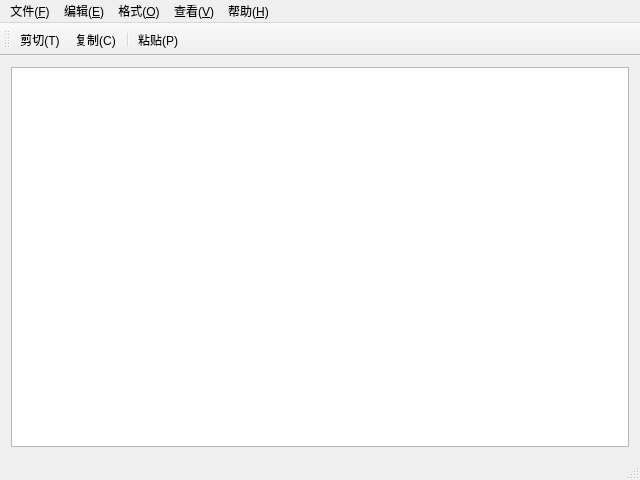
<?xml version="1.0" encoding="UTF-8"?>
<ui version="4.0">
 <class>MainWindow</class>
 <widget class="QMainWindow" name="MainWindow">
  <property name="geometry">
   <rect>
    <x>0</x>
    <y>0</y>
    <width>640</width>
    <height>480</height>
   </rect>
  </property>
  <property name="windowTitle">
   <string>MainWindow</string>
  </property>
  <property name="windowIcon">
   <iconset resource="res.qrc">
    <normaloff>:/new/img/images/butterfly.ico</normaloff>:/new/img/images/butterfly.ico</iconset>
  </property>
  <widget class="QWidget" name="centralWidget">
   <layout class="QGridLayout" name="gridLayout">
    <item row="0" column="0">
     <widget class="QTextEdit" name="textEdit">
      <property name="styleSheet">
       <string notr="true">border-image: url(:/new/img/images/back.jpg);
color: rgb(255, 0, 255);
font: 14pt &quot;华文中宋&quot;;</string>
      </property>
     </widget>
    </item>
   </layout>
  </widget>
  <widget class="QMenuBar" name="menuBar">
   <property name="geometry">
    <rect>
     <x>0</x>
     <y>0</y>
     <width>640</width>
     <height>23</height>
    </rect>
   </property>
   <widget class="QMenu" name="menu_E">
    <property name="title">
     <string>编辑(&amp;E)</string>
    </property>
    <addaction name="actionUndo"/>
    <addaction name="actionRedo"/>
    <addaction name="separator"/>
    <addaction name="actionCut"/>
    <addaction name="actionCopy"/>
    <addaction name="actionPaste"/>
    <addaction name="actionDel"/>
    <addaction name="separator"/>
    <addaction name="actionSelectAll"/>
    <addaction name="actionDateTime"/>
   </widget>
   <widget class="QMenu" name="menu_F">
    <property name="title">
     <string>文件(&amp;F)</string>
    </property>
    <addaction name="actionNew"/>
    <addaction name="actionOpen"/>
    <addaction name="actionSave"/>
    <addaction name="actionSaveAs"/>
    <addaction name="separator"/>
    <addaction name="actionPageSetup"/>
    <addaction name="actionPrint"/>
    <addaction name="separator"/>
    <addaction name="actionExit"/>
   </widget>
   <widget class="QMenu" name="menu_O">
    <property name="title">
     <string>格式(&amp;O)</string>
    </property>
    <addaction name="actionSetFont"/>
    <addaction name="actionSetColor"/>
   </widget>
   <widget class="QMenu" name="menu_V">
    <property name="title">
     <string>查看(&amp;V)</string>
    </property>
   </widget>
   <widget class="QMenu" name="menu_H">
    <property name="title">
     <string>帮助(&amp;H)</string>
    </property>
    <addaction name="actionAboutSoftware"/>
    <addaction name="actionAboutWeb"/>
    <addaction name="actionAboutQt"/>
   </widget>
   <addaction name="menu_F"/>
   <addaction name="menu_E"/>
   <addaction name="menu_O"/>
   <addaction name="menu_V"/>
   <addaction name="menu_H"/>
  </widget>
  <widget class="QToolBar" name="mainToolBar">
   <attribute name="toolBarArea">
    <enum>TopToolBarArea</enum>
   </attribute>
   <attribute name="toolBarBreak">
    <bool>false</bool>
   </attribute>
   <addaction name="actionCut"/>
   <addaction name="actionCopy"/>
   <addaction name="separator"/>
   <addaction name="actionPaste"/>
  </widget>
  <widget class="QStatusBar" name="statusBar"/>
  <action name="actionNew">
   <property name="text">
    <string>新建(&amp;N)</string>
   </property>
   <property name="shortcut">
    <string>Ctrl+N</string>
   </property>
  </action>
  <action name="actionOpen">
   <property name="text">
    <string>打开(&amp;O)...</string>
   </property>
   <property name="shortcut">
    <string>Ctrl+O</string>
   </property>
  </action>
  <action name="actionSave">
   <property name="text">
    <string>保存(&amp;S)</string>
   </property>
   <property name="shortcut">
    <string>Ctrl+S</string>
   </property>
  </action>
  <action name="actionSaveAs">
   <property name="text">
    <string>另存为(&amp;A)...</string>
   </property>
  </action>
  <action name="actionPageSetup">
   <property name="text">
    <string>页面设置(&amp;U)...</string>
   </property>
  </action>
  <action name="actionPrint">
   <property name="text">
    <string>打印(&amp;P)...</string>
   </property>
   <property name="shortcut">
    <string>Ctrl+P</string>
   </property>
  </action>
  <action name="actionExit">
   <property name="text">
    <string>退出(&amp;X)</string>
   </property>
  </action>
  <action name="actionUndo">
   <property name="text">
    <string>撤销(&amp;U)</string>
   </property>
   <property name="shortcut">
    <string>Ctrl+Z</string>
   </property>
  </action>
  <action name="actionCut">
   <property name="icon">
    <iconset resource="res.qrc">
     <normaloff>:/new/img/images/cut.png</normaloff>:/new/img/images/cut.png</iconset>
   </property>
   <property name="text">
    <string>剪切(&amp;T)</string>
   </property>
   <property name="shortcut">
    <string>Ctrl+X</string>
   </property>
  </action>
  <action name="actionCopy">
   <property name="icon">
    <iconset resource="res.qrc">
     <normaloff>:/new/img/images/copy.png</normaloff>:/new/img/images/copy.png</iconset>
   </property>
   <property name="text">
    <string>复制(&amp;C)</string>
   </property>
   <property name="shortcut">
    <string>Ctrl+C</string>
   </property>
  </action>
  <action name="actionPaste">
   <property name="icon">
    <iconset resource="res.qrc">
     <normaloff>:/new/img/images/paste.png</normaloff>:/new/img/images/paste.png</iconset>
   </property>
   <property name="text">
    <string>粘贴(&amp;P)</string>
   </property>
   <property name="shortcut">
    <string>Ctrl+V</string>
   </property>
  </action>
  <action name="actionDel">
   <property name="text">
    <string>删除(&amp;L)</string>
   </property>
   <property name="shortcut">
    <string>Del</string>
   </property>
  </action>
  <action name="actionSelectAll">
   <property name="text">
    <string>全选(&amp;A)</string>
   </property>
   <property name="shortcut">
    <string>Ctrl+A</string>
   </property>
  </action>
  <action name="actionDateTime">
   <property name="text">
    <string>日期/时间(&amp;D)</string>
   </property>
   <property name="shortcut">
    <string>F5</string>
   </property>
  </action>
  <action name="actionSetFont">
   <property name="text">
    <string>字体(&amp;F)...</string>
   </property>
  </action>
  <action name="actionSetColor">
   <property name="text">
    <string>颜色(&amp;C)...</string>
   </property>
  </action>
  <action name="actionRedo">
   <property name="text">
    <string>重做(&amp;R)</string>
   </property>
  </action>
  <action name="actionAboutSoftware">
   <property name="text">
    <string>关于软件(&amp;S)...</string>
   </property>
  </action>
  <action name="actionAboutWeb">
   <property name="text">
    <string>关于网站(&amp;W)</string>
   </property>
  </action>
  <action name="actionAboutQt">
   <property name="text">
    <string>关于Qt(Q)...</string>
   </property>
  </action>
 </widget>
 <layoutdefault spacing="6" margin="11"/>
 <resources>
  <include location="res.qrc"/>
 </resources>
 <connections/>
</ui>
